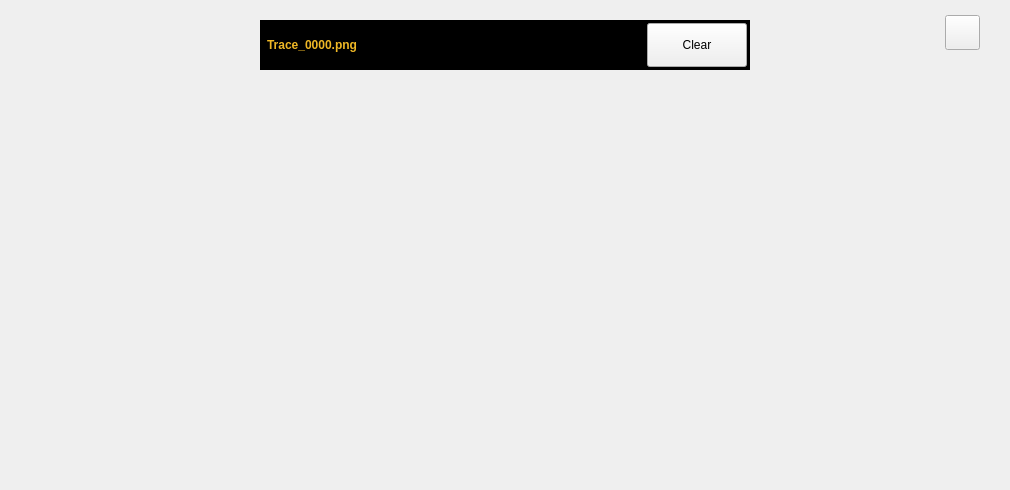
<?xml version="1.0" encoding="UTF-8"?>
<ui version="4.0">
 <class>Pm_Dialog_QuickSave</class>
 <widget class="QWidget" name="Pm_Dialog_QuickSave">
  <property name="geometry">
   <rect>
    <x>0</x>
    <y>0</y>
    <width>1010</width>
    <height>490</height>
   </rect>
  </property>
  <property name="windowTitle">
   <string>Form</string>
  </property>
  <property name="styleSheet">
   <string notr="true">#Pm_Dialog_QuickSave[status = &quot;indoor&quot;]
#widget
{
	background-color:rgba(255,255,255,1);
}


#Pm_Dialog_QuickSave[status = &quot;outdoor&quot;]
#widget
{
	background-color:rgba(255,255,255,1);
}

#Pm_Dialog_QuickSave[status = &quot;night&quot;]
#widget
{
	background-color:rgba(0,0,0,1);
}
</string>
  </property>
  <property name="status" stdset="0">
   <string>night</string>
  </property>
  <widget class="QWidget" name="widget" native="true">
   <property name="geometry">
    <rect>
     <x>0</x>
     <y>0</y>
     <width>1010</width>
     <height>490</height>
    </rect>
   </property>
   <property name="styleSheet">
    <string notr="true"/>
   </property>
   <widget class="Pm_dialog_virtualkeyboard" name="widget_2" native="true">
    <property name="geometry">
     <rect>
      <x>30</x>
      <y>100</y>
      <width>950</width>
      <height>290</height>
     </rect>
    </property>
    <property name="styleSheet">
     <string notr="true">#Pm_dialog_QuickSave[status = &quot;indoor&quot;]
Pm_dialog_virtualkeyboard
{
	background-color:rgba(255,255,255,1);
}
#Pm_dialog_QuickSave[status = &quot;indoor&quot;]
Pm_dialog_virtualkeyboard QPushButton
{
	font:75 16px &quot;Arial&quot;;
	font-weight:bold;
	border-style:flat;
	
	background-image: url(:/pm/image/KeyBoard/btn_w50_nor.png);
}
#Pm_dialog_QuickSave[status = &quot;indoor&quot;]
Pm_dialog_virtualkeyboard::QPushButton::pressed
{
background-image: url(:/pm/image/KeyBoard/btn_w50_click.png);
}

#Pm_dialog_QuickSave[status = &quot;outdoor&quot;]
Pm_dialog_virtualkeyboard
{
	background-color:rgba(255,255,255,1);
}
#Pm_dialog_QuickSave[status = &quot;outdoor&quot;]
QPushButton
{
	font:75 16px &quot;Arial&quot;;
	font-weight:bold;
	border-style:flat;
	
	background-image: url(:/pm/image/KeyBoard/btn_w50_nor.png);
}
#Pm_dialog_QuickSave[status = &quot;outdoor&quot;]
QPushButton::pressed
{
background-image: url(:/pm/image/KeyBoard/btn_w50_click.png);
}
#Pm_dialog_QuickSave[status = &quot;night&quot;]
Pm_dialog_virtualkeyboard
{
	background-color:rgba(0,0,0,1);
}
#Pm_dialog_QuickSave[status = &quot;night&quot;]
Pm_dialog_virtualkeyboard
{
	font:75 16px &quot;Arial&quot;;
	font-weight:bold;
	border-style:flat;
	background-color: #E4C797;
}
#Pm_dialog_QuickSave[status = &quot;night&quot;]
Pm_dialog_virtualkeyboard::pressed
{
background-image: url(:/pm/image/KeyBoard/btn_w50_click.png);
}</string>
    </property>
   </widget>
   <widget class="QWidget" name="inputBox" native="true">
    <property name="geometry">
     <rect>
      <x>260</x>
      <y>20</y>
      <width>490</width>
      <height>50</height>
     </rect>
    </property>
    <property name="styleSheet">
     <string notr="true">#inputBox
{
background-color: rgb(0, 0, 0);
}</string>
    </property>
    <widget class="QPushButton" name="pb_clear">
     <property name="geometry">
      <rect>
       <x>387</x>
       <y>3</y>
       <width>100</width>
       <height>44</height>
      </rect>
     </property>
     <property name="styleSheet">
      <string notr="true">#Pm_Dialog_QuickSave[status = &quot;indoor&quot;]
QPushButton
{
	border-style:flat;
	background-image: url(:/pm/image/KeyBoard/btn_clear_w100_nor.png);
}
#Pm_Dialog_QuickSave[status = &quot;indoor&quot;]
QPushButton::pressed
{
	
	background-image: url(:/pm/image/KeyBoard/btn_clear_w100_click.png);
}

#Pm_Dialog_QuickSave[status = &quot;outdoor&quot;]
QPushButton
{
	border-style:flat;
	background-image: url(:/pm/image/KeyBoard/btn_clear_w100_nor.png);
}
#Pm_Dialog_QuickSave[status = &quot;outdoor&quot;]
QPushButton::pressed
{
	
	background-image: url(:/pm/image/KeyBoard/btn_clear_w100_click.png);
}

#Pm_Dialog_QuickSave[status = &quot;night&quot;]
QPushButton
{
	border-style:flat;
    background: #E4C797;
    font:75 16px &quot;Arial&quot;;
    font-weight:bold; 
    color: #000000;
    padding: 6px 5px 6px 4px;
}

#Pm_Dialog_QuickSave[status = &quot;night&quot;]
QPushButton::pressed
{
	background-image: url(:/pm/image/KeyBoard/btn_clear_w100_click.png);
}</string>
     </property>
     <property name="text">
      <string>Clear</string>
     </property>
    </widget>
    <widget class="Pm_LineEdit" name="inputEdit">
     <property name="geometry">
      <rect>
       <x>0</x>
       <y>0</y>
       <width>380</width>
       <height>50</height>
      </rect>
     </property>
     <property name="styleSheet">
      <string notr="true">font:75 26px &quot;Arial&quot;;
font-weight:bold;
padding-left:4px;
background-color:rgb(0,0,0);
color: rgb(238, 183, 37);</string>
     </property>
     <property name="text">
      <string>Trace_0000.png</string>
     </property>
     <property name="maxLength">
      <number>20</number>
     </property>
     <property name="readOnly">
      <bool>false</bool>
     </property>
    </widget>
   </widget>
   <widget class="QPushButton" name="pb_cancel">
    <property name="geometry">
     <rect>
      <x>818</x>
      <y>430</y>
      <width>80</width>
      <height>30</height>
     </rect>
    </property>
    <property name="font">
     <font>
      <family>Arial</family>
      <pointsize>13</pointsize>
     </font>
    </property>
    <property name="focusPolicy">
     <enum>Qt::NoFocus</enum>
    </property>
    <property name="styleSheet">
     <string notr="true">QPushButton
{
	border-style: flat;
	background-image: url(:/pm/image/btn_cancel_w80_nor.png);
}
QPushButton:pressed
{	
	background-image: url(:/pm/image/btn_cancel_w80_click.png);
}</string>
    </property>
    <property name="text">
     <string/>
    </property>
    <property name="flat">
     <bool>true</bool>
    </property>
   </widget>
   <widget class="QPushButton" name="pb_ok">
    <property name="geometry">
     <rect>
      <x>900</x>
      <y>430</y>
      <width>80</width>
      <height>30</height>
     </rect>
    </property>
    <property name="font">
     <font>
      <family>Arial</family>
      <pointsize>13</pointsize>
     </font>
    </property>
    <property name="focusPolicy">
     <enum>Qt::NoFocus</enum>
    </property>
    <property name="layoutDirection">
     <enum>Qt::LeftToRight</enum>
    </property>
    <property name="styleSheet">
     <string notr="true">QPushButton
{
	border-style: flat;
	background-image: url(:/pm/image/btn_ok_w80_nor.png);
}
QPushButton:pressed
{	
	background-image: url(:/pm/image/btn_ok_w80_click.png);
}</string>
    </property>
    <property name="text">
     <string/>
    </property>
    <property name="flat">
     <bool>true</bool>
    </property>
   </widget>
   <widget class="QPushButton" name="pb_Cancel">
    <property name="geometry">
     <rect>
      <x>945</x>
      <y>15</y>
      <width>35</width>
      <height>35</height>
     </rect>
    </property>
    <property name="styleSheet">
     <string notr="true">#Pm_Dialog_QuickSave[status = &quot;indoor&quot;]
#pb_Cancel
{
	border-style:flat;
	background-image: url(:/pm/image/KeyBoard/btn_close_r35_nor.png);
}
#Pm_Dialog_QuickSave[status = &quot;indoor&quot;]
#pb_Cancel:pressed
{
	background-image: url(:/pm/image/KeyBoard/btn_close_r35_click.png);
}

#Pm_Dialog_QuickSave[status = &quot;outdoor&quot;]
#pb_Cancel
{
	border-style:flat;
	background-image: url(:/pm/image/KeyBoard/btn_close_r35_nor.png);
}
#Pm_Dialog_QuickSave[status = &quot;outdoor&quot;]
#pb_Cancel:pressed
{
	background-image: url(:/pm/image/KeyBoard/btn_close_r35_click.png);
}
#Pm_Dialog_QuickSave[status  =  &quot;night&quot;]  
#pb_Cancel
{
background-color:rgba(0,0,0,0);
border-image: url(:/pm/image/night/btn_close_r35_nor.png);
}
#Pm_Dialog_QuickSave[status  =  &quot;night&quot;]  
#pb_Cancel:pressed
{
border-image: url(:/pm/image/KeyBoard/btn_close_r35_click.png);
}</string>
    </property>
    <property name="text">
     <string/>
    </property>
   </widget>
  </widget>
 </widget>
 <customwidgets>
  <customwidget>
   <class>Pm_LineEdit</class>
   <extends>QLineEdit</extends>
   <header location="global">pm_lineedit.h</header>
   <slots>
    <signal>clicked()</signal>
   </slots>
  </customwidget>
  <customwidget>
   <class>Pm_dialog_virtualkeyboard</class>
   <extends>QWidget</extends>
   <header location="global">pm_dialog_virtualkeyboard.h</header>
   <container>1</container>
  </customwidget>
 </customwidgets>
 <resources/>
 <connections/>
</ui>
